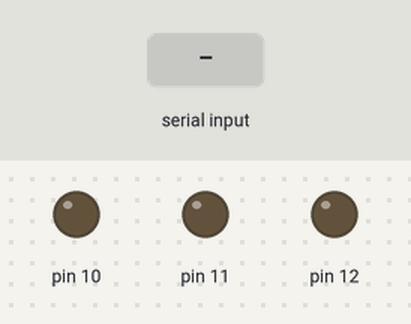
This sketch was run on a simulated Arduino Uno, built with avr-gcc and run on an emulated ATmega328P. Parts: output pins drawn as LEDs (lit = HIGH). The test bench sets the inputs (shaded band). What the sketch prints to the serial monitor is not drawn.

Above: at 1.2 s.
1.3 s: "q" received over Serial
At 2.5 s:
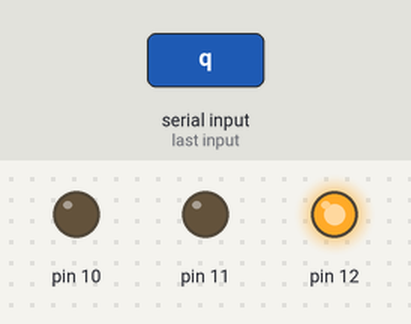
2.8 s: "w" received over Serial
At 3.8 s:
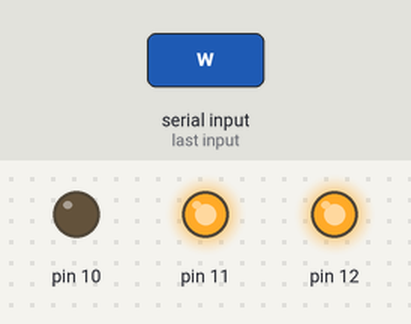
4.3 s: "e" received over Serial
At 4.9 s:
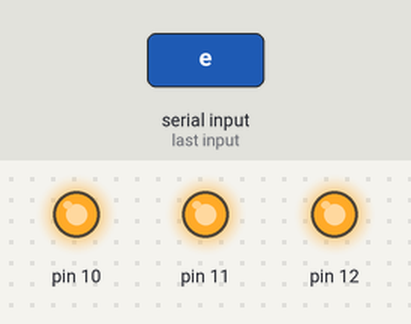
5.8 s: "q" received over Serial
At 6.1 s:
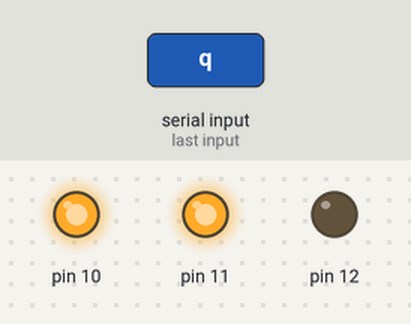
7.3 s: "w" received over Serial
At 8.4 s:
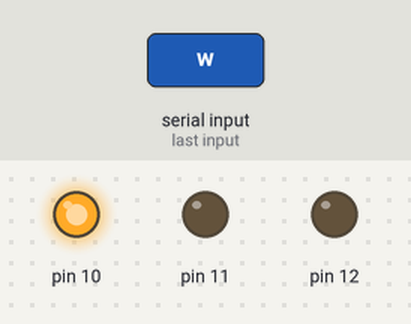
Timing chart, 0 to 9.8 s (numbered marks = the images above; inputs shaded):
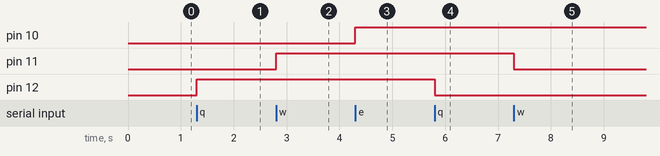

The sketch:

arduino_serial_led_test.ino
```cpp
void setup()
{
  // start serial port at 9600 bps
  Serial.begin(9600);
  pinMode(12, OUTPUT);
  pinMode(11, OUTPUT);
  pinMode(10, OUTPUT);
}

char on_12 = 0;
char on_11 = 0;
char on_10 = 0;

void input_process(char c)
{
  if(c == 'q')
    on_12 = !on_12;
  if(c == 'w')
    on_11 = !on_11;
  if(c == 'e')
    on_10 = !on_10;
}

void output()
{
  digitalWrite(12, on_12);
  digitalWrite(11, on_11);
  digitalWrite(10, on_10);
}

void loop()
{
  char inByte;
  // if we get a valid byte, read analog ins:
  if (Serial.available() > 0) {
    // get incoming byte:
    inByte = Serial.read();
    input_process(inByte);
    output();
    Serial.print(inByte);
  }
}
```

Measured:
- after the input at 1.3 s, pin 12: LOW → HIGH at once
- after the input at 2.8 s, pin 11: LOW → HIGH at once
- after the input at 4.3 s, pin 10: LOW → HIGH at once
- after the input at 5.8 s, pin 12: HIGH → LOW at once
- after the input at 7.3 s, pin 11: HIGH → LOW at once
